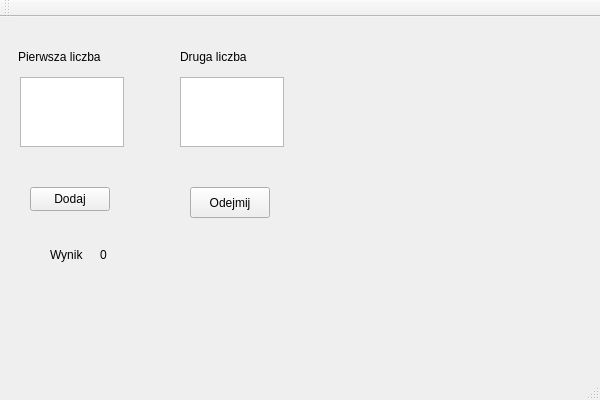
<?xml version="1.0" encoding="UTF-8"?>
<ui version="4.0">
 <class>QtWidgetsApplication2Class</class>
 <widget class="QMainWindow" name="QtWidgetsApplication2Class">
  <property name="geometry">
   <rect>
    <x>0</x>
    <y>0</y>
    <width>600</width>
    <height>400</height>
   </rect>
  </property>
  <property name="windowTitle">
   <string>Pierwsza poważna aplikacja w QT</string>
  </property>
  <widget class="QWidget" name="centralWidget">
   <widget class="QTextEdit" name="numberOneTextEdit">
    <property name="geometry">
     <rect>
      <x>20</x>
      <y>60</y>
      <width>104</width>
      <height>70</height>
     </rect>
    </property>
   </widget>
   <widget class="QTextEdit" name="numberTwoTextEdit">
    <property name="geometry">
     <rect>
      <x>180</x>
      <y>60</y>
      <width>104</width>
      <height>70</height>
     </rect>
    </property>
   </widget>
   <widget class="QPushButton" name="addButton">
    <property name="geometry">
     <rect>
      <x>30</x>
      <y>170</y>
      <width>80</width>
      <height>24</height>
     </rect>
    </property>
    <property name="text">
     <string>Dodaj</string>
    </property>
   </widget>
   <widget class="QPushButton" name="substractionButton">
    <property name="geometry">
     <rect>
      <x>190</x>
      <y>170</y>
      <width>80</width>
      <height>31</height>
     </rect>
    </property>
    <property name="text">
     <string>Odejmij</string>
    </property>
   </widget>
   <widget class="QLabel" name="firstNumberLabel">
    <property name="geometry">
     <rect>
      <x>18</x>
      <y>30</y>
      <width>101</width>
      <height>20</height>
     </rect>
    </property>
    <property name="text">
     <string>Pierwsza liczba</string>
    </property>
   </widget>
   <widget class="QLabel" name="secondNumberLabel">
    <property name="geometry">
     <rect>
      <x>180</x>
      <y>30</y>
      <width>101</width>
      <height>20</height>
     </rect>
    </property>
    <property name="text">
     <string>Druga liczba</string>
    </property>
   </widget>
   <widget class="QLabel" name="resultTextLabel">
    <property name="geometry">
     <rect>
      <x>50</x>
      <y>230</y>
      <width>49</width>
      <height>16</height>
     </rect>
    </property>
    <property name="text">
     <string>Wynik</string>
    </property>
   </widget>
   <widget class="QLabel" name="resultLabel">
    <property name="geometry">
     <rect>
      <x>100</x>
      <y>230</y>
      <width>49</width>
      <height>16</height>
     </rect>
    </property>
    <property name="text">
     <string>0</string>
    </property>
   </widget>
  </widget>
  <widget class="QMenuBar" name="menuBar">
   <property name="geometry">
    <rect>
     <x>0</x>
     <y>0</y>
     <width>600</width>
     <height>21</height>
    </rect>
   </property>
  </widget>
  <widget class="QToolBar" name="mainToolBar">
   <attribute name="toolBarArea">
    <enum>TopToolBarArea</enum>
   </attribute>
   <attribute name="toolBarBreak">
    <bool>false</bool>
   </attribute>
  </widget>
  <widget class="QStatusBar" name="statusBar"/>
 </widget>
 <layoutdefault spacing="6" margin="11"/>
 <resources>
  <include location="QtWidgetsApplication2.qrc"/>
 </resources>
 <connections>
  <connection>
   <sender>addButton</sender>
   <signal>clicked()</signal>
   <receiver>QtWidgetsApplication2Class</receiver>
   <slot>addButton_clicked()</slot>
   <hints>
    <hint type="sourcelabel">
     <x>69</x>
     <y>219</y>
    </hint>
    <hint type="destinationlabel">
     <x>299</x>
     <y>199</y>
    </hint>
   </hints>
  </connection>
 </connections>
 <slots>
  <slot>addButton_clicked()</slot>
 </slots>
</ui>
